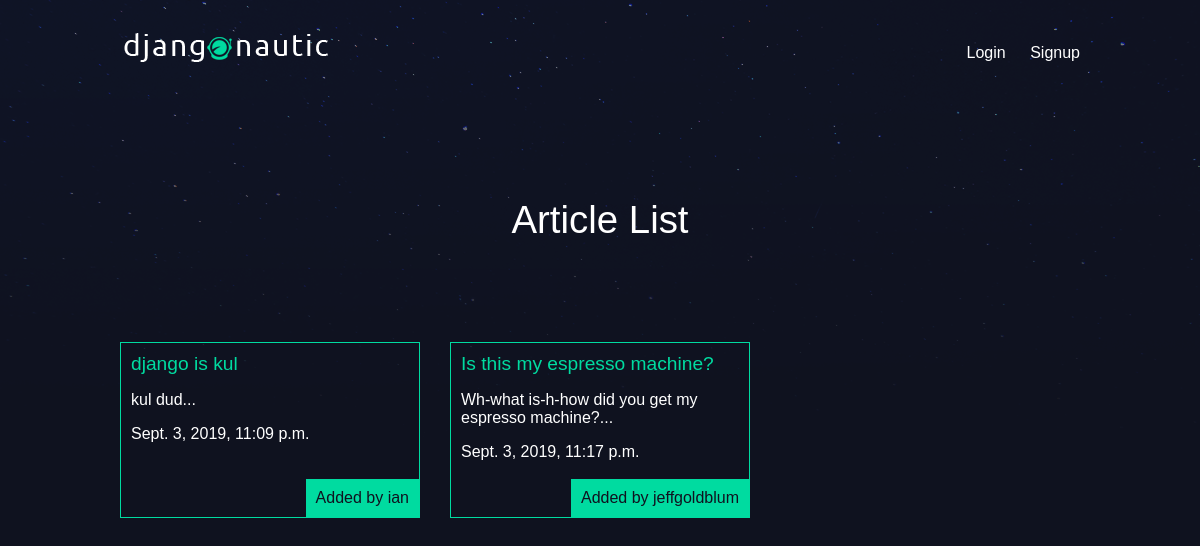
The app's page /articles/ with its own data.
### articles/models.py (models this page shows, shortened)
class Article(models.Model):
  title = models.CharField(max_length=100)
  slug = models.SlugField()
  body = models.TextField()
  date = models.DateTimeField(auto_now_add=True)
  thumb = models.ImageField(default='picklerick.gif', blank=True)
  author = models.ForeignKey(User, on_delete=models.CASCADE, default=None)
  def snippet(self):
    return self.body[:50] + '...'

### articles/views.py (the view)
# urls.py: path('', views.article_list, name="list"),
def article_list(request):
  articles = Article.objects.all().order_by('date')
  return render(request, 'articles/article_list.html', { 'articles': articles })

### articles/templates/articles/article_list.html
{% extends 'base_layout.html' %}
{% block content %}
  <h1>Article List</h1>
  <div class="articles">
    {% for article in articles %}
      <div class="article">
        <h2><a href="{% url 'articles:detail' slug=article.slug %}">{{ article.title }}</a></h2>
        <p>{{ article.snippet }}</p>
        <p>{{ article.date }}</p>
        <p class="author">Added by {{ article.author.username }}</p>
      </div>
    {% endfor %}
  </div>
{% endblock %}

### assets/styles.css (style rules this page uses)
body { background-color: #0f121f; background-repeat: no-repeat; background-image: url(stars.png); color: #fff; }
body * { font-family: Helvetica; }
h1, h2, h3, h4, h5 { font-weight: normal; margin: 0; }
a, a:hover, a:visited { color: #fff; text-decoration: none; }
div.wrapper h1 { text-align: center; margin: 100px auto; font-size: 2.4em; }
.articles { display: grid; grid-template-columns: 1fr 1fr 1fr; grid-gap: 30px; }
.article { padding: 10px; border: 1px solid #00dba0; position: relative; padding-bottom: 40px; }
.article h2 { font-size: 1.2em; }
.article .author { padding: 10px; background: #00dba0; position: absolute; right: 0; bottom: 0; margin: 0; color: #0f121f; }
.article a { color: #00dba0; }

### records on screen
Article: title "django is kul", snippet "kul dud...", date "Sept. 3, 2019, 11:09 p.m.", author.username "ian"
Article: title "Is this my espresso machine?", snippet "Wh-what is-h-how did you get my espresso machine?...", date "Sept. 3, 2019, 11:17 p.m.", author.username "jeffgoldblum"
